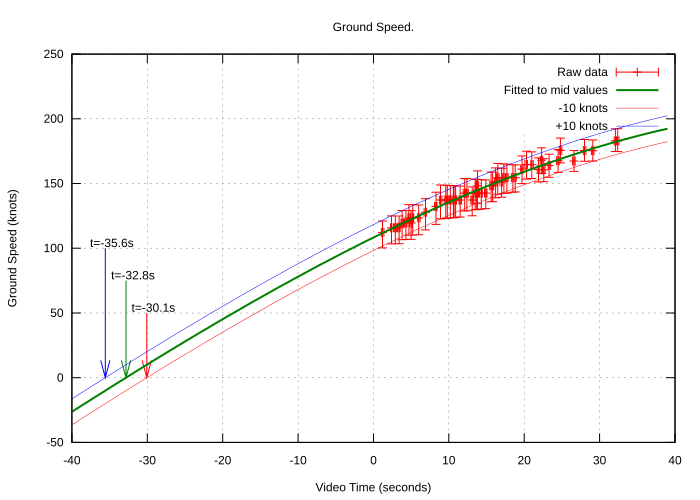

This chart was generated by the following gnuplot code:
# set logscale x
set colorsequence classic
set grid
set title "Ground Speed."
set xlabel "Video Time (seconds)"
set xtics
# set xrange [-33:-32]
#set format x ""

# set logscale y
set ylabel "Ground Speed (knots)"
# set yrange [-25:125]
# set ytics 8,35,3
# set logscale y2
# set y2label "Bytes"
# set y2range [1:1e9]
# set y2tics

set pointsize 1
set datafile separator whitespace#"	"
set datafile missing "NaN"

set terminal svg size 700,500           # choose the file format

set output "ground_speed_extrapolated.svg"   # choose the output device
#set key title "Window Length"
#  lw 2 pointsize 2

set arrow from -30.059,50 to -30.059,0.000 lt 1
set label "t=-30.1s" at -32.1,54 left font ",12"
set arrow from -32.829,75 to -32.829,0.000 lt 2
set label "t=-32.8s" at -34.8,79 left font ",12"
set arrow from -35.569,100 to -35.569,0.000 lt 3
set label "t=-35.6s" at -37.6,104 left font ",12"

# linespoints
plot "ground_speed_extrapolated.dat" using 1:2:3:4:5:6 title "Raw data" w xyerrorbars, \
    "ground_speed_extrapolated.dat" using 1:7 title "Fitted to mid values" lt 2 lw 2 w lines, \
    "ground_speed_extrapolated.dat" using 1:8 title "-10 knots" lt 1 lw 0.5 w lines, \
    "ground_speed_extrapolated.dat" using 1:9 title "+10 knots" lt 3 lw 0.5 w lines
reset
